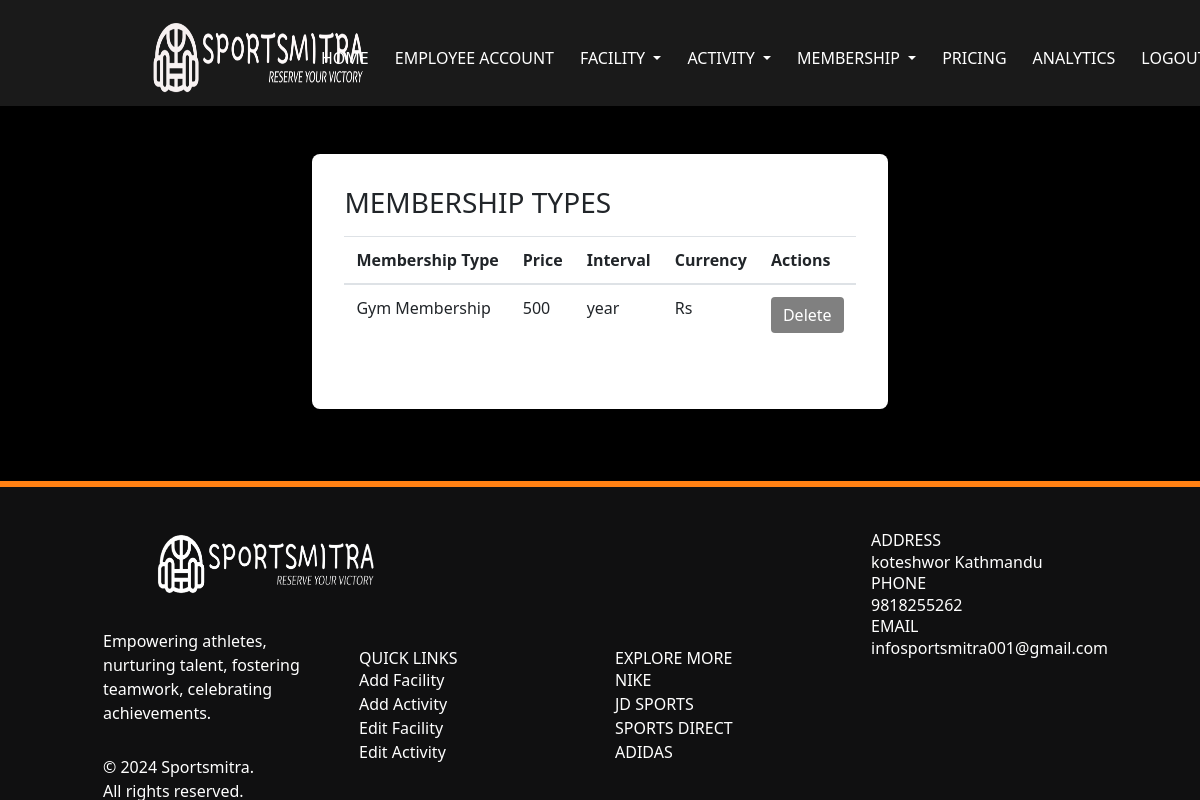
The page /mgr_edit_membership on the database as committed earlier.
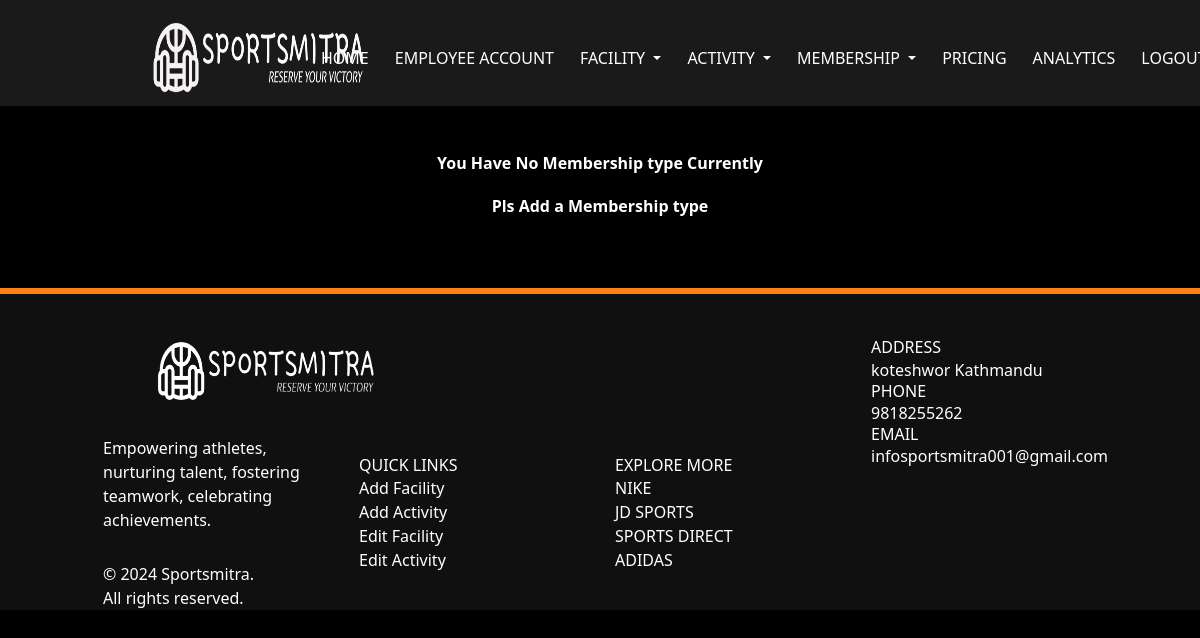
The same page on the database as committed later.
### app/models.py (models this page shows, shortened)
class Membership(db.Model):
    id = db.Column(db.Integer, primary_key=True)
    name = db.Column(db.String(500), index=True)
    price = db.Column(db.Float)
    interval = db.Column(db.String(50))
    currency = db.Column(db.String(50))

### app/views.py (the view)
@app.route('/mgr_edit_membership')
def view_memberships():
    memberships = Membership.query.all()
    return render_template('view_memtype.html', memberships=memberships)

### app/templates/view_memtype.html (shortened to what the changed rows need)
<html>
    <head>
    <link href="../static/css/animate.css" rel="stylesheet">
    <link rel="stylesheet" href="../static/css/bootstrap.min.css" type="text/css">
    <link rel="stylesheet" type="text/css" href="../static/css/style.css">
    <link rel="stylesheet" href="https://cdn.jsdelivr.net/npm/tailwindcss@latest/dist/tailwind.min.css">
    </head>
    <body>
    <br>
    <br>
         {% if memberships
        %}
        <div class="w-full flex items-center justify-center px-4">
          <div class="max-w-screen-xl">
            <div class="bg-white p-8 rounded-lg shadow-lg">
              <b><h1 class="h3 mb-3 font-weight-normal">MEMBERSHIP TYPES</h1></b>
              <div class="table-responsive">
                <table class="table table-hover w-full">
                  <thead>
                    <tr>
                        <th>Membership Type</th>
                        <th>Price</th>
                        <th>Interval</th>
                        <th>Currency</th>
                        <th>Actions</th>
                    </tr>
                  </thead>
                  <tbody>
                    {% for membership_type in memberships %}
                    <tr>
                        <td>{{ membership_type.name }}</td>
                        <td>{{ '%d' | format(membership_type.price) }}</td>
                        <td>{{ membership_type.interval }}</td>
                        <td>{{ membership_type.currency }}</td>
                        <td>
                          <form id="deleteForm" action="{{ url_for('delete_membership', membership_id=membership_type.id) }}" method="POST">
                            <button type="button" class="btn btn-custom" id="deleteButton">
                              Delete
                            </button>
                          </form>
                        </td>
                    </tr>
                    {% endfor %}
                  </tbody>
                </table>
              </div>
            </div>
          </div>
        </div>
        {% else %}
        <b
          ><h1 align="center" class="custom-text">
            You Have No Membership type Currently
          </h1></b
        ><br />
        <b
          ><h1 align="center" class="custom-text">
            Pls Add a Membership type
          </h1></b
        >
        {% endif %}
  <br>
  <br>
  <br>
  </body>
</html>

Rows that differ between the two databases and show on the page:
removed Membership: name "Gym Membership", price "500", interval "year", currency "Rs"
Other text that changed with them:
text no longer shown: "MEMBERSHIP TYPES Membership Type Price Interval Currency Actions"
text now shown: "You Have No Membership type Currently Pls Add a Membership type"
